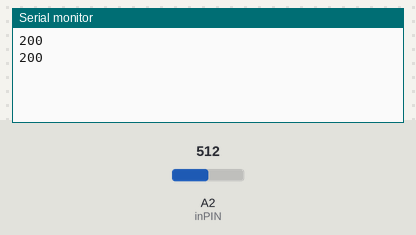
Simulated run of this sketch. Board: Arduino Uno, built with avr-gcc and run on an emulated ATmega328P. Parts: the last lines printed to the serial monitor. The test bench sets the inputs (shaded band); at power-on: A2 (inPIN) = 512.

Above: at 1.8 s.
1.9 s: A2 (inPIN) set to 716
At 2.8 s:
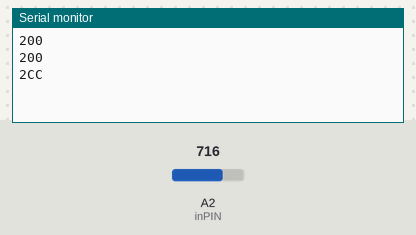
4.5 s: A2 (inPIN) set to 511
At 5.4 s:
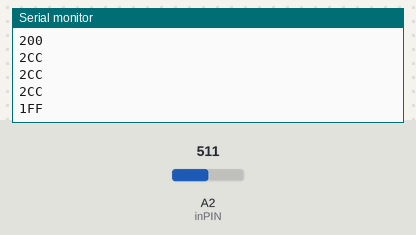
7.5 s: A2 (inPIN) set to 122
At 8.8 s:
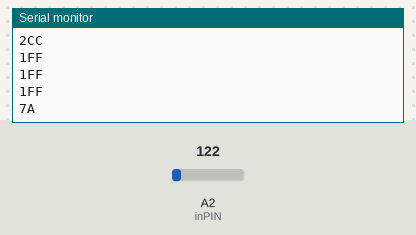

The sketch:

problem3.ino
```cpp
/*

*/
int inPIN = A2;
int val = 0;

void setup() {
  Serial.begin(9600);
  pinMode(A2,INPUT);


}

void loop() {

  val = analogRead(A2);
  Serial.println(val, HEX);
  delay(1000);

}
```

Measured:
- after the input at 1.9 s, the serial monitor: prints a new line after 0.10 s (image 1)
- after the input at 4.5 s, the serial monitor: prints a new line after 0.50 s (image 2)
- after the input at 7.5 s, the serial monitor: prints a new line after 0.50 s (image 3)
